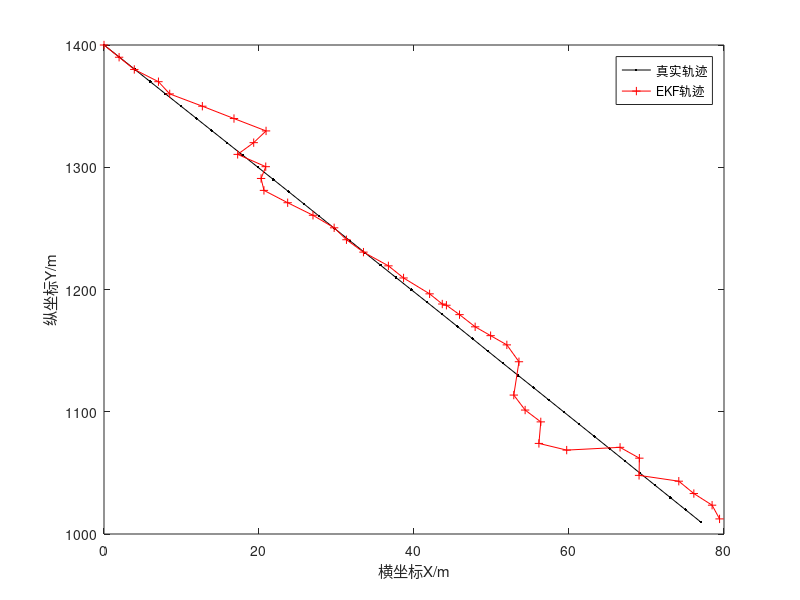
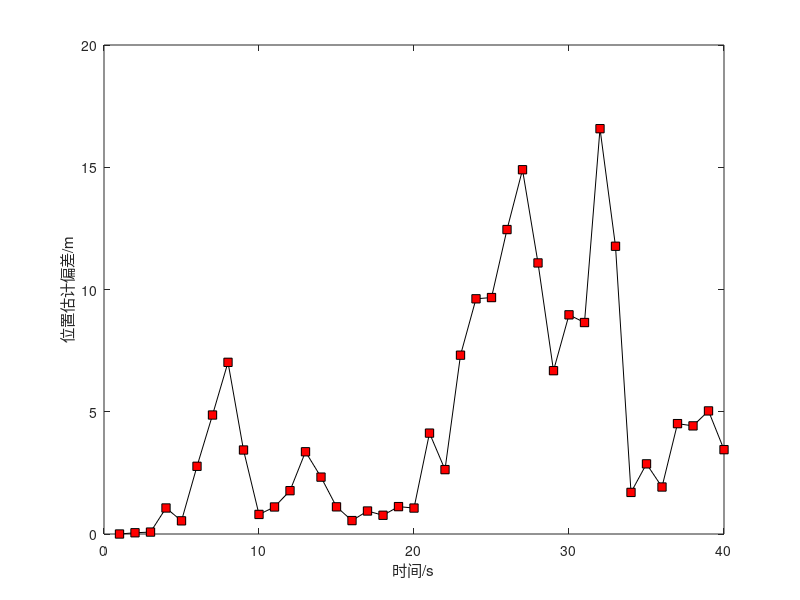
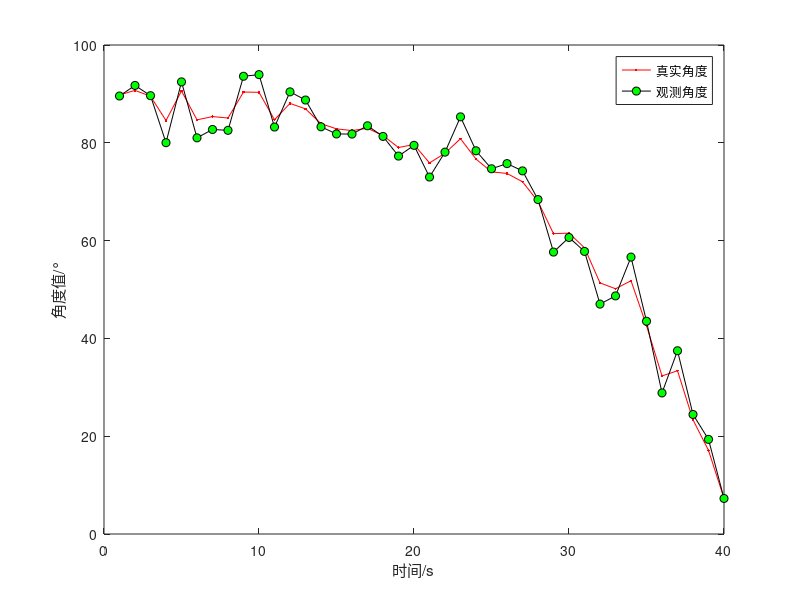
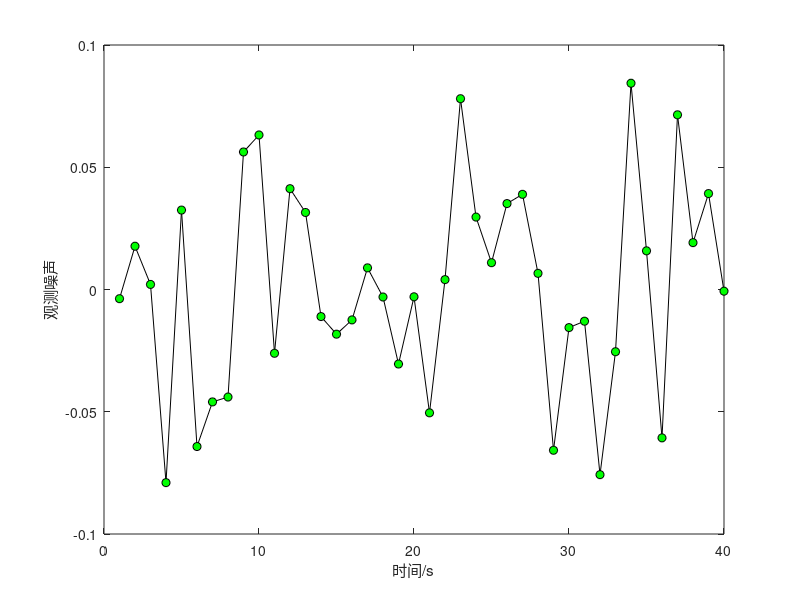

Here is the MATLAB script that generated these plots, in order:
%%%%%%%%%%%%%%%%%%%%%%%%%%%%%%%%%%%%%%%%%%%%%
%  功能说明：扩展Kalman滤波在纯方位目标跟踪中的应用实例 
%%%%%%%%%%%%%%%%%%%%%%%%%%%%%%%%%%%%%%%%%%%%%
function code_EKF_angle 
clc;clear; 
T=1;          %雷达扫描周期 
N=40/T;          %总的采样次数 
X=zeros(4,N);        % 目标真实位置、速度 
X(:,1)=[0,2,1400,-10];       % 目标初始位置、速度 
Z=zeros(1,N);         % 传感器对位置的观测 
delta_w=1e-4;         % 如果增大这个参数，目标真实轨迹就是曲线了
Q=delta_w*diag([1,1]) ;       % 过程噪声均值 
G=[T^2/2,0;T,0;0,T^2/2;0,T];     % 过程噪声驱动矩阵 
R=0.1*pi/180;     %观测噪声方差,读者可以修改值观察其对角度测量的影响 
F=[1,T,0,0;0,1,0,0;0,0,1,T;0,0,0,1];     % 状态转移矩阵 
x0=0;         % 观测站的位置，可以设为其他值 
y0=1000;  
Xstation=[x0;y0]; 
%%%%%%%%%%%%%%%%%%%%%%%%%%%%%%%%%%%%%%%%%%%%% 
w=sqrtm(R)*randn(1,N);            %均值为0，方差为1的高斯噪声 
for t=2:N 
    X(:,t)=F*X(:,t-1)+G*sqrtm(Q)*randn(2,1);      %目标真实轨迹 
end 
for t=1:N 
    Z(t)=hfun(X(:,t),Xstation)+w(t);          %对目标观测 
    %  对sqrtm(R)*w(t)转化为角度sqrtm(R)*w(t)/pi*180可以看出噪声的大小（单位：度） 
end 
% EKF滤波 
Xekf=zeros(4,N); 
Xekf(:,1)=X(:,1);        % Kalman滤波状态初始化 
P0=eye(4);             % 协方差阵初始化 
for i=2:N 
    Xn=F*Xekf(:,i-1);        %预测 
    P1=F*P0*F'+G*Q*G';     %预测误差协方差 
    dd=hfun(Xn,Xstation);     % 观测预测 
    % 求雅可比矩阵H 
    D=Dist(Xn,Xstation); 
    H=[-(Xn(3,1)-y0)/D,0,(Xn(1,1)-x0)/D,0];     % 即为所求一阶近似 
    K=P1*H'*inv(H*P1*H'+R);               %增益 
    Xekf(:,i)=Xn+K*(Z(:,i)-dd);                  %状态更新 
    P0=(eye(4)-K*H)*P1;                       %滤波误差协方差更新 
end 
% 误差分析 
for i=1:N 
  Err_KalmanFilter(i)=sqrt(Dist(X(:,i),Xekf(:,i)));%滤波后误差 
end 
%%%%%%%%%%%%%%%%%%%%%%%%%%%%%%%%%%%%%%%%%%%%% 
% 画图 
figure 
hold on;box on; 
plot(X(1,:),X(3,:),'-k.');              % 真实轨迹 
plot(Xekf(1,:),Xekf(3,:),'-r+');        % 扩展Kalman滤波轨迹 
legend('真实轨迹','EKF轨迹'); 
xlabel('横坐标X/m'); 
ylabel('纵坐标Y/m'); 
figure 
hold on; box on; 
plot(Err_KalmanFilter,'-ks','MarkerFace','r') 
xlabel('时间/s'); 
ylabel('位置估计偏差/m'); 
figure  
hold on;box on; 
plot(Z/pi*180,'-r.','MarkerFace','r');            % 真实角度值 
plot(Z/pi*180+w/pi*180,'-ko','MarkerFace','g');   % 受噪声污染的观测值 
legend('真实角度','观测角度'); 
xlabel('时间/s'); 
ylabel('角度值/°'); 
figure    % 观测噪声大小 
hold on;box on; 
plot(w,'-ko','MarkerFace','g');     % 受噪声污染的观测值 
xlabel('时间/s'); 
ylabel('观测噪声'); 
%%%%%%%%%%%%%%%%%%%%%%%%%%%%%%%%%%%%%%%%%%%%% 
% % 子函数 
function cita=hfun(X1,X0)        % 需要注意各个象限角度的变化 
if X1(3,1)-X0(2,1)>=0  %  y1-y0>0 
    if X1(1,1)-X0(1,1)>0 % x1-x0>0 
        cita=atan(abs( (X1(3,1)-X0(2,1))/(X1(1,1)-X0(1,1)) )); 
    elseif X1(1,1)-X0(1,1) == 0 
        cita=pi/2; 
    else 
cita=pi/2+atan(abs( (X1(3,1)-X0(2,1))/(X1(1,1)-X0(1,1)) )); 
    end 
else 
    if X1(1,1)-X0(1,1)>0 % x1-x0>0 
cita=3*pi/2+atan(abs( (X1(3,1)-X0(2,1))/(X1(1,1)-X0(1,1)) )); 
    elseif X1(1,1)-X0(1,1) == 0 
        cita=3*pi/2; 
    else 
cita=pi+atan(abs( (X1(3,1)-X0(2,1))/(X1(1,1)-X0(1,1)) )); 
    end 
end 
function d=Dist(X1,X2) 
if length(X2)<=2 
    d=( (X1(1)-X2(1))^2 + (X1(3)-X2(2))^2 ); 
else 
    d=( (X1(1)-X2(1))^2 + (X1(3)-X2(3))^2 ); 
end 
%%%%%%%%%%%%%%%%%%%%%%%%%%%%%%%%%%%%%%%%%%%%%